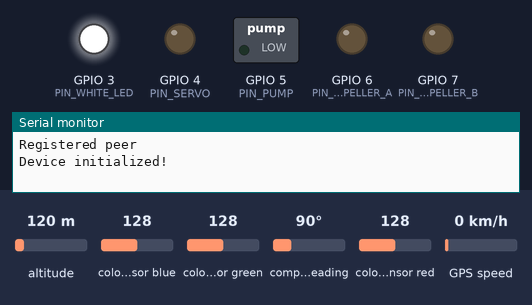
A sketch run on a simulated ESP32-S3. Parts: switched loads named in the sketch (green lamp = pin HIGH), output pins drawn as LEDs (lit = HIGH), the last lines printed to the serial monitor. The test bench sets the inputs (shaded band); at power-on: altitude 120 m, colour sensor blue 128, colour sensor green 128, compass heading 90°, colour sensor red 128, GPS speed 0 km/h. The GPS gets a fix after 3 s at 37.7749, -122.4194 with 8 satellites.

Above: at 8.0 s.
At 13.5 s:
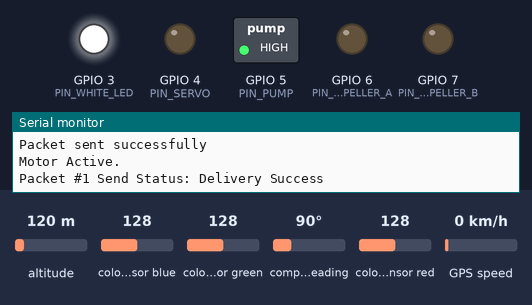
At 14.5 s:
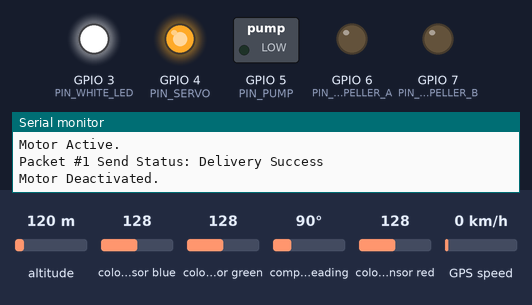
Timing chart, 0 to 16.0 s (numbered marks = the images above):
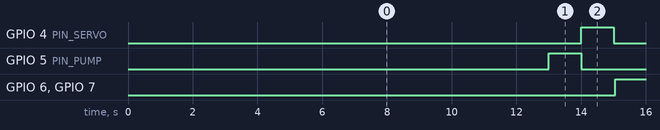

The sketch:

client.ino
```cpp
// Version 3.0

#include <esp_now.h>
#include <WiFi.h>
#include <Adafruit_GPS.h>
#include <Adafruit_APDS9960.h>

// Time Between Packet Send
#define SLEEP_SECONDS 10

// Sender and Receiver MAC addresses
const uint8_t MAC_SENDER_1[]   = { 0x34, 0xB7, 0xDA, 0xF6, 0x3C, 0x34 };
const uint8_t MAC_RECEIVER_1[] = { 0x34, 0xB7, 0xDA, 0xF6, 0x39, 0x74 };

// Component Pin Assignments
#define PIN_WHITE_LED 3
#define PIN_SERVO 4
#define PIN_PUMP 5
#define PIN_PROPELLER_A 6
#define PIN_PROPELLER_B 7

// Packet Structure
typedef struct Packet {
    uint32_t id;
    short int alert;
    float latitude;
    float longitude;
    float altitude;
	// output from color sensor
	uint16_t color_r, color_g, color_b, color_c;
} Packet;

// UART DEFINITIONS
#define GPSSerial Serial1
#define GPS_RX 20
#define GPS_TX 21

// Connect to the GPS on the hardware port
Adafruit_GPS GPS(&GPSSerial);

// Set to true to echo raw NMEA
#define GPSECHO false

Adafruit_APDS9960 apds;

unsigned long timer = 0;
uint32_t packetCounter = 0;
short int systemAlert = 0;
uint16_t color_r = 0, color_g = 0, color_b = 0, color_c = 0;

// ESP-NOW Callback Function
void OnDataSent(const esp_now_send_info_t * tx_info, esp_now_send_status_t status) {
    Serial.printf("Packet #%d Send Status: ", packetCounter);
    Serial.println(status == ESP_NOW_SEND_SUCCESS ? "Delivery Success" : "Delivery Fail");
}

// Send Packet Function
void SendPacket() {
    Packet packet;

    packet.id = packetCounter++;
    packet.alert = systemAlert; // No change currently
    packet.latitude = GPS.latitudeDegrees;
    packet.longitude = GPS.longitudeDegrees;
    packet.altitude = GPS.altitude;
	packet.color_r = color_r;
	packet.color_g = color_g;
	packet.color_b = color_b;
	packet.color_c = color_c;

    esp_err_t result = esp_now_send(MAC_RECEIVER_1, (uint8_t*)&packet, sizeof(Packet));

    // Sending packet via ESP-NOW
    if (result == ESP_OK) {
        Serial.println("Packet sent successfully");
    }
	else {
        Serial.println("Error sending packet");
    }
}

// Register Peer Function
void RegisterPeer() {
	// Create peer info structure
    esp_now_peer_info_t peerInfo = {};
    memcpy(peerInfo.peer_addr, MAC_RECEIVER_1, 6);
    peerInfo.channel = 0;
    peerInfo.encrypt = false;

	// Add peer
    if (esp_now_add_peer(&peerInfo) != ESP_OK) {
        Serial.println("Failed to add peer");
    }
	else {
        Serial.println("Registered peer");
    }
}

// Initialize ESP-NOW Function
void InitEspNow()
{
    if (esp_now_init() != ESP_OK) {
        Serial.println("Error initializing ESP-NOW");
        return;
    }
	// Register send callback function to get status of transmitted packet
	esp_now_register_send_cb(OnDataSent);
	// Register the receiver as a peer
	RegisterPeer();
}

// Water Health
void WaterHealth() {
	// Turn on Motor for 1 seconds
	Serial.println("Motor Active.");
	digitalWrite(PIN_PUMP, HIGH);
	delay(1*1000);
	digitalWrite(PIN_PUMP, LOW);
	Serial.println("Motor Deactivated.");
	// Turn on Servo for 1 second
	digitalWrite(PIN_SERVO, HIGH);
	delay(1*1000);
	digitalWrite(PIN_SERVO, LOW);
	Serial.println("Servo Rotated.");
	/* Use RGB Sensor*/
	//wait for color data to be ready
	while(!apds.colorDataReady()){
		delay(5);
	}
	//get the data and print the different channels
	apds.getColorData(&color_r, &color_g, &color_b, &color_c);
	Serial.println("Color Detected.");

	// Save to Onboard Memory
	Serial.println("Data saved.");
}

// WaterFilter
void WaterFilter() {
	// Turn on Propeller for 1 second
	Serial.println("Propeller Active.");
	digitalWrite(PIN_PROPELLER_A, HIGH);
	digitalWrite(PIN_PROPELLER_B, HIGH);
	delay(1*1000);
	// I believe one of the pins is to control direction but for now I will turn both on/off as a placeholder.
	digitalWrite(PIN_PROPELLER_A, LOW);
	digitalWrite(PIN_PROPELLER_B, LOW);
	Serial.println("Propeller Deactivated.");
}

// Setup Function
void setup() {
    Serial.begin(115200);
    delay(2000);
    WiFi.mode(WIFI_STA);

	// Initialize Component Pins
	pinMode(PIN_WHITE_LED, OUTPUT);
	pinMode(PIN_SERVO, OUTPUT);
	pinMode(PIN_PUMP, OUTPUT);
	pinMode(PIN_PROPELLER_A, OUTPUT);
	pinMode(PIN_PROPELLER_B, OUTPUT);

	// Turn White LED On
	digitalWrite(PIN_WHITE_LED, HIGH);

    // ESP now initialization
    InitEspNow();

    // Initialize UART with explicit pins (ESP32 requirement)
    GPSSerial.begin(9600, SERIAL_8N1, GPS_RX, GPS_TX);

	// Initialize GPS
    GPS.begin(9600);

	// Configure GPS output
    GPS.sendCommand(PMTK_SET_NMEA_OUTPUT_RMCGGA);
    GPS.sendCommand(PMTK_SET_NMEA_UPDATE_1HZ);
    GPS.sendCommand(PGCMD_ANTENNA);

    delay(1000);

	// Configure Color Sensor
	if(!apds.begin()){
		Serial.println("failed to initialize device! Please check your wiring.");
	}
	else {
		Serial.println("Device initialized!");
	}
	//enable color sensing mode
	apds.enableColor(true);

    timer = millis();
}

// Loop Function
void loop() {
	// Read from GPS module
    char c = GPS.read();

    if (GPSECHO && c) {
        Serial.print(c);
    }

    if (GPS.newNMEAreceived()) {
        if (!GPS.parse(GPS.lastNMEA())) {
            return; // failed parse, wait for next sentence
        }
    }

    // Attempt to send packet every SLEEP_SECONDS
    if (millis() - timer > SLEEP_SECONDS * 1000) {
        timer = millis();

		// Send packet when there is a valid GPS fix
        if (GPS.fix) {
            Serial.println("GPS Fix Valid. Sending Packet");
            SendPacket();
        }
		else {
            Serial.println("Pending GPS fix...");
        }

        // Water Health
		WaterHealth();

        // Water Filter
		WaterFilter();
    }
}
```

Measured:
- by itself, GPIO 4 (PIN_SERVO), GPIO 5 (PIN_PUMP), GPIO 6 (PIN_PROPELLER_A), GPIO 7 (PIN_PROPELLER_B): alternates HIGH for 1.0 s and LOW for 9.0 s
- by itself, everything shown: repeats every 10.0 s, in 5 steps
